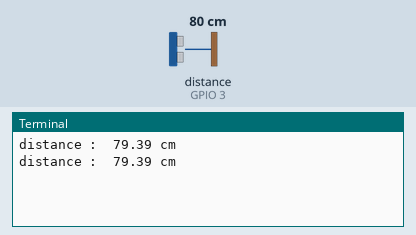
Bench run of a program on a simulated Raspberry Pi (BCM pin numbers). On the bench: the last lines printed to the terminal. The inputs (shaded band) are chosen by the test bench; at power-on: distance to the obstacle (sensor on GPIO 3) 80 cm. The echo pulse lasts 58.3 µs per cm; the clock reads 2024-03-15 10:24:30 at power-on unless the program sets it.

Above: at 1.2 s.
1.3 s: distance to the obstacle (sensor on GPIO 3) set to 2 cm
At 1.9 s:
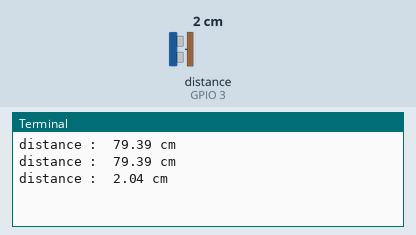
2.8 s: distance to the obstacle (sensor on GPIO 3) set to 4 cm
At 3.4 s:
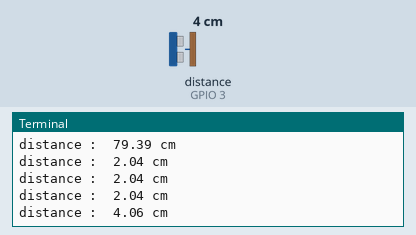
Timing chart, 0 to 5.8 s (numbered marks = the images above; inputs shaded):
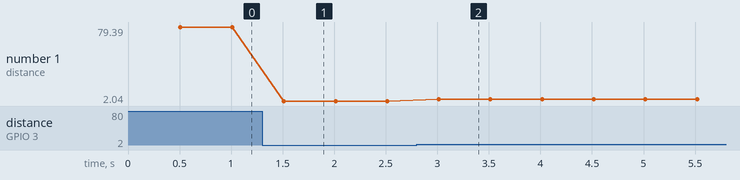

Measured:
- after the input at 1.3 s, the terminal: prints a new line after 0.21 s (image 1)
- after the input at 2.8 s, the terminal: prints a new line after 0.21 s (image 2)
- plotted number 1: 79.39 → 2.04 after the input at 1.3 s, 2.04 → 4.07 after the input at 2.8 s

The program:

microwave_sensor_test.py
```python
import RPi.GPIO as GPIO
import time

GPIO.setmode(GPIO.BCM)

#초음파를 쏘는 핀!
trig = 2

#돌아오는 초음파를 듣는 핀!
echo = 3

#핀 입출력을 설정해주고!
GPIO.setup(trig, GPIO.OUT)
GPIO.setup(echo, GPIO.IN)

try:
    #무한 루프로 돌려서 계속 층정
    while True:
        GPIO.output(trig, GPIO.LOW)
        time.sleep(0.5)

        GPIO.output(trig , GPIO.HIGH)
        time.sleep(0.00001)
        GPIO.output(trig, GPIO.LOW)

        while GPIO.input(echo) == GPIO.LOW:
            pulse_start = time.time()

        while GPIO.input(echo) == GPIO.HIGH:
            pulse_end = time.time()

        pulse_duration = pulse_end - pulse_start
        distance = pulse_duration * 17000
        distance = round(distance, 2)

        print( "distance : " , distance, "cm")

except KeyboardInterrupt:
    GPIO.cleanup()
```
